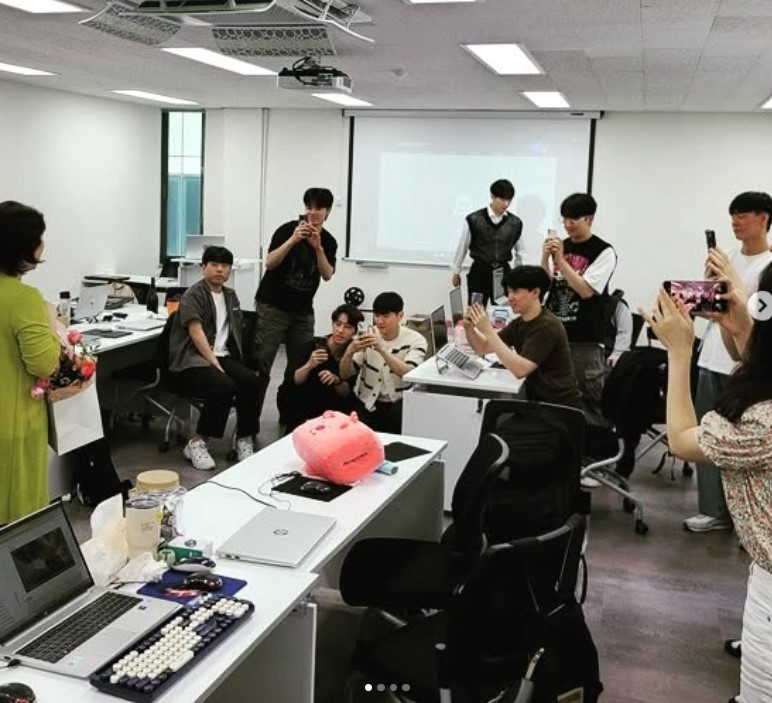
#> input picture python/sample.jpg, 772 x 703 px, given in place of the camera
$ python cv_3_2.py
#> lines starting #> are read from the running program, lines starting #| are printed output that depends on the picture; after the words box and inside, x2 and y2 are one past the last pixel; in counts of white or black regions, pixels touching at a corner belong together
import cv2
import numpy as np

cap = cv2.VideoCapture(0)

while True:
    ret, frame = cap.read()
#> frame is the input picture: shape (703, 772, 3); mean B, G, R 117.3, 124.3, 126.8

    if not ret:
        break

    hsv_frame = cv2.cvtColor(frame, cv2.COLOR_BGR2HSV)
#> hsv_frame: shape (703, 772, 3); mean H, S, V 40.1, 39.4, 128.9

    # 색상 범위를 정의합니다.
    lower_red = np.array([170, 100, 100])
    upper_red = np.array([180, 255, 255])

    lower_green = np.array([40, 100, 100])
    upper_green = np.array([80, 255, 255])

    lower_blue = np.array([100, 100, 100])
    upper_blue = np.array([140, 255, 255])

    # 각 색상에 대한 마스크를 생성합니다.
    red_mask = cv2.inRange(hsv_frame, lower_red, upper_red)
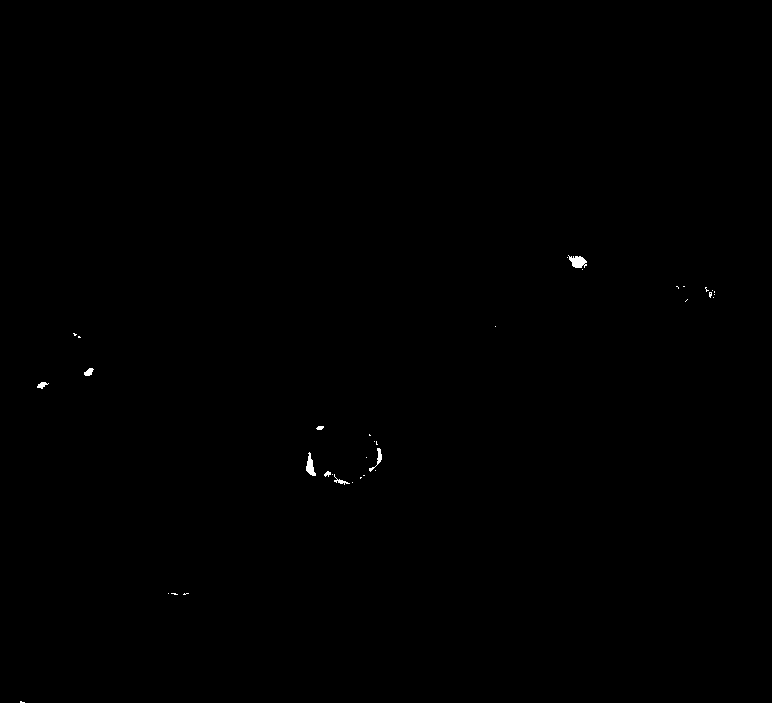
#> red_mask: shape (703, 772); 0.12% white; 35 white regions (27 under 20 px), largest, box (x1, y1, x2, y2) and area: (568, 255, 587, 268) 158, (306, 452, 316, 476) 126, (369, 448, 382, 472) 77
    green_mask = cv2.inRange(hsv_frame, lower_green, upper_green)
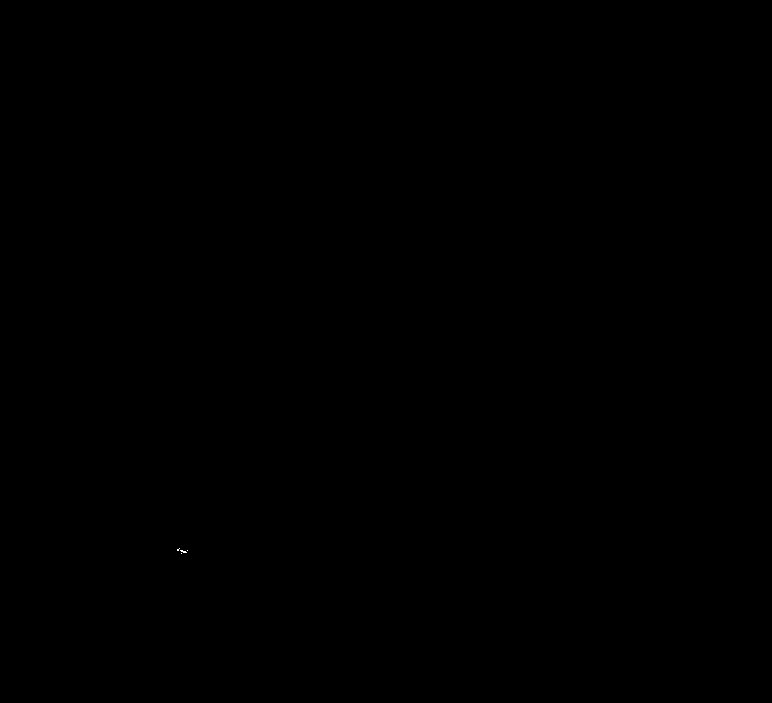
#> green_mask: shape (703, 772); 0% white in thin lines or dots, all inside (x1, y1, x2, y2) = (177, 548, 188, 554)
    blue_mask = cv2.inRange(hsv_frame, lower_blue, upper_blue)
#> blue_mask: shape (703, 772); 0.05% white; 7 white regions (5 under 20 px), largest, box (x1, y1, x2, y2) and area: (222, 580, 244, 596) 219, (147, 590, 157, 594) 20

    # 각 색상에 해당하는 객체를 추출합니다.
    red_objects = cv2.bitwise_and(frame, frame, mask=red_mask)
    green_objects = cv2.bitwise_and(frame, frame, mask=green_mask)
    blue_objects = cv2.bitwise_and(frame, frame, mask=blue_mask)

    # 색상 검출 여부를 확인합니다.
    color_value = ""
    if np.any(red_mask > 0):
        color_value = "R"
    elif np.any(green_mask > 0):
        color_value = "G"
    elif np.any(blue_mask > 0):
        color_value = "B"
    else :
        color_value = "NO"

    # 결과 출력
    cv2.putText(frame, f"Color: {color_value}", (10, 50), cv2.FONT_HERSHEY_SIMPLEX, 1, (255, 255, 255), 2)
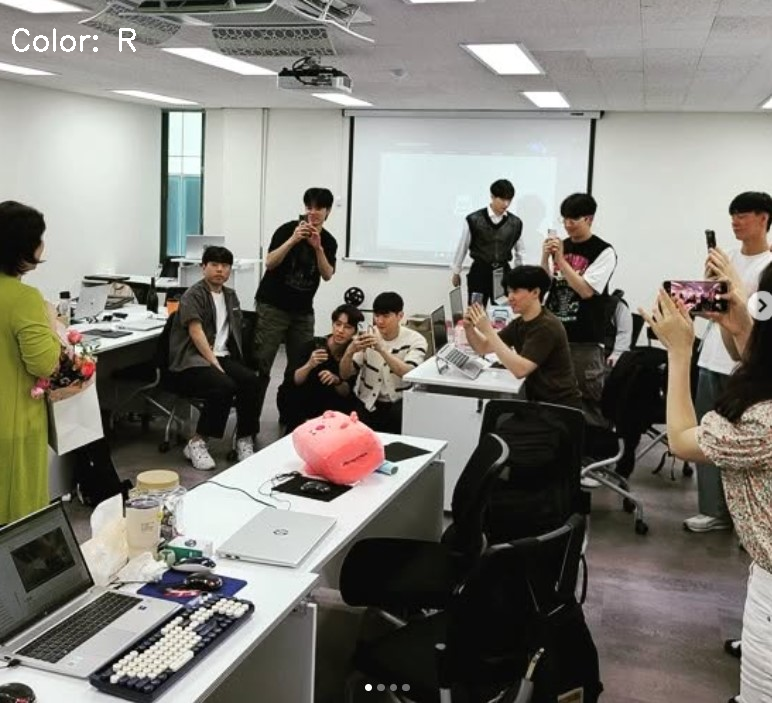
#> frame: shape (703, 772, 3); 0.15% of pixels changed, all inside (x1, y1, x2, y2) = (12, 28, 136, 52)

    cv2.imshow('Red Objects Tracking', red_objects)
    cv2.imshow('Green Objects Tracking', green_objects)
    cv2.imshow('Blue Objects Tracking', blue_objects)
    cv2.imshow('Original Frame', frame)

    if cv2.waitKey(1) & 0xFF == ord('q'):
#> (key q is pressed here)
        break

cap.release()
cv2.destroyAllWindows()
